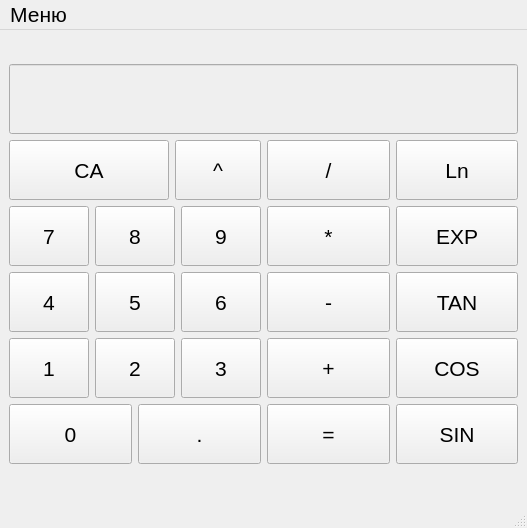
<?xml version="1.0" encoding="UTF-8"?>
<ui version="4.0">
 <class>MainWindow</class>
 <widget class="QMainWindow" name="MainWindow">
  <property name="geometry">
   <rect>
    <x>0</x>
    <y>0</y>
    <width>527</width>
    <height>528</height>
   </rect>
  </property>
  <property name="font">
   <font>
    <pointsize>16</pointsize>
   </font>
  </property>
  <property name="mouseTracking">
   <bool>false</bool>
  </property>
  <property name="focusPolicy">
   <enum>Qt::NoFocus</enum>
  </property>
  <property name="windowTitle">
   <string>Calculator</string>
  </property>
  <widget class="QWidget" name="centralwidget">
   <layout class="QGridLayout" name="gridLayout_2">
    <item row="0" column="0">
     <layout class="QGridLayout" name="gridLayout">
      <item row="0" column="0" colspan="3">
       <widget class="QLineEdit" name="Edit_screen">
        <property name="enabled">
         <bool>false</bool>
        </property>
        <property name="minimumSize">
         <size>
          <width>0</width>
          <height>70</height>
         </size>
        </property>
        <property name="font">
         <font>
          <pointsize>36</pointsize>
         </font>
        </property>
        <property name="text">
         <string/>
        </property>
       </widget>
      </item>
      <item row="1" column="0">
       <layout class="QHBoxLayout" name="horizontalLayout_5">
        <item>
         <widget class="QPushButton" name="Button_clean">
          <property name="minimumSize">
           <size>
            <width>160</width>
            <height>60</height>
           </size>
          </property>
          <property name="font">
           <font>
            <pointsize>16</pointsize>
           </font>
          </property>
          <property name="text">
           <string>CA</string>
          </property>
          <property name="shortcut">
           <string>Backspace</string>
          </property>
         </widget>
        </item>
        <item>
         <widget class="QPushButton" name="Button_power">
          <property name="minimumSize">
           <size>
            <width>0</width>
            <height>60</height>
           </size>
          </property>
          <property name="font">
           <font>
            <pointsize>16</pointsize>
           </font>
          </property>
          <property name="text">
           <string>^</string>
          </property>
          <property name="shortcut">
           <string>^</string>
          </property>
         </widget>
        </item>
       </layout>
      </item>
      <item row="1" column="1" rowspan="2">
       <layout class="QVBoxLayout" name="verticalLayout_4">
        <item>
         <widget class="QPushButton" name="Button_division">
          <property name="minimumSize">
           <size>
            <width>0</width>
            <height>60</height>
           </size>
          </property>
          <property name="font">
           <font>
            <pointsize>16</pointsize>
           </font>
          </property>
          <property name="text">
           <string>/</string>
          </property>
          <property name="shortcut">
           <string>/</string>
          </property>
         </widget>
        </item>
        <item>
         <widget class="QPushButton" name="Button_mult">
          <property name="minimumSize">
           <size>
            <width>0</width>
            <height>60</height>
           </size>
          </property>
          <property name="font">
           <font>
            <pointsize>16</pointsize>
           </font>
          </property>
          <property name="text">
           <string>*</string>
          </property>
          <property name="shortcut">
           <string>*</string>
          </property>
         </widget>
        </item>
        <item>
         <widget class="QPushButton" name="Button_minus">
          <property name="minimumSize">
           <size>
            <width>0</width>
            <height>60</height>
           </size>
          </property>
          <property name="font">
           <font>
            <pointsize>16</pointsize>
           </font>
          </property>
          <property name="text">
           <string>-</string>
          </property>
          <property name="shortcut">
           <string>-</string>
          </property>
         </widget>
        </item>
        <item>
         <widget class="QPushButton" name="Button_plus">
          <property name="minimumSize">
           <size>
            <width>0</width>
            <height>60</height>
           </size>
          </property>
          <property name="font">
           <font>
            <pointsize>16</pointsize>
           </font>
          </property>
          <property name="text">
           <string>+</string>
          </property>
          <property name="shortcut">
           <string>+</string>
          </property>
         </widget>
        </item>
        <item>
         <widget class="QPushButton" name="Button_equals">
          <property name="minimumSize">
           <size>
            <width>0</width>
            <height>60</height>
           </size>
          </property>
          <property name="font">
           <font>
            <pointsize>16</pointsize>
           </font>
          </property>
          <property name="text">
           <string>=</string>
          </property>
          <property name="shortcut">
           <string>Enter</string>
          </property>
         </widget>
        </item>
       </layout>
      </item>
      <item row="1" column="2" rowspan="2">
       <layout class="QVBoxLayout" name="verticalLayout_3">
        <item>
         <widget class="QPushButton" name="Button_ln">
          <property name="minimumSize">
           <size>
            <width>0</width>
            <height>60</height>
           </size>
          </property>
          <property name="font">
           <font>
            <pointsize>16</pointsize>
           </font>
          </property>
          <property name="text">
           <string>Ln</string>
          </property>
          <property name="shortcut">
           <string>L</string>
          </property>
         </widget>
        </item>
        <item>
         <widget class="QPushButton" name="Button_exp">
          <property name="minimumSize">
           <size>
            <width>0</width>
            <height>60</height>
           </size>
          </property>
          <property name="font">
           <font>
            <pointsize>16</pointsize>
           </font>
          </property>
          <property name="text">
           <string>EXP</string>
          </property>
          <property name="shortcut">
           <string>E</string>
          </property>
         </widget>
        </item>
        <item>
         <widget class="QPushButton" name="Button_tan">
          <property name="minimumSize">
           <size>
            <width>0</width>
            <height>60</height>
           </size>
          </property>
          <property name="font">
           <font>
            <pointsize>16</pointsize>
           </font>
          </property>
          <property name="text">
           <string>TAN</string>
          </property>
          <property name="shortcut">
           <string>T</string>
          </property>
         </widget>
        </item>
        <item>
         <widget class="QPushButton" name="Button_cos">
          <property name="minimumSize">
           <size>
            <width>0</width>
            <height>60</height>
           </size>
          </property>
          <property name="font">
           <font>
            <pointsize>16</pointsize>
           </font>
          </property>
          <property name="text">
           <string>COS</string>
          </property>
          <property name="shortcut">
           <string>C</string>
          </property>
         </widget>
        </item>
        <item>
         <widget class="QPushButton" name="Button_sin">
          <property name="minimumSize">
           <size>
            <width>0</width>
            <height>60</height>
           </size>
          </property>
          <property name="font">
           <font>
            <pointsize>16</pointsize>
           </font>
          </property>
          <property name="text">
           <string>SIN</string>
          </property>
          <property name="shortcut">
           <string>S</string>
          </property>
         </widget>
        </item>
       </layout>
      </item>
      <item row="2" column="0">
       <layout class="QVBoxLayout" name="verticalLayout_2">
        <item>
         <layout class="QVBoxLayout" name="verticalLayout">
          <item>
           <layout class="QHBoxLayout" name="horizontalLayout_3">
            <item>
             <widget class="QPushButton" name="Button_7">
              <property name="minimumSize">
               <size>
                <width>0</width>
                <height>60</height>
               </size>
              </property>
              <property name="font">
               <font>
                <pointsize>16</pointsize>
               </font>
              </property>
              <property name="text">
               <string>7</string>
              </property>
              <property name="shortcut">
               <string>7</string>
              </property>
             </widget>
            </item>
            <item>
             <widget class="QPushButton" name="Button_8">
              <property name="minimumSize">
               <size>
                <width>0</width>
                <height>60</height>
               </size>
              </property>
              <property name="font">
               <font>
                <pointsize>16</pointsize>
               </font>
              </property>
              <property name="text">
               <string>8</string>
              </property>
              <property name="shortcut">
               <string>8</string>
              </property>
             </widget>
            </item>
            <item>
             <widget class="QPushButton" name="Button_9">
              <property name="minimumSize">
               <size>
                <width>0</width>
                <height>60</height>
               </size>
              </property>
              <property name="font">
               <font>
                <pointsize>16</pointsize>
               </font>
              </property>
              <property name="text">
               <string>9</string>
              </property>
              <property name="shortcut">
               <string>9</string>
              </property>
             </widget>
            </item>
           </layout>
          </item>
          <item>
           <layout class="QHBoxLayout" name="horizontalLayout_2">
            <item>
             <widget class="QPushButton" name="Button_4">
              <property name="minimumSize">
               <size>
                <width>0</width>
                <height>60</height>
               </size>
              </property>
              <property name="font">
               <font>
                <pointsize>16</pointsize>
               </font>
              </property>
              <property name="text">
               <string>4</string>
              </property>
              <property name="shortcut">
               <string>4</string>
              </property>
             </widget>
            </item>
            <item>
             <widget class="QPushButton" name="Button_5">
              <property name="minimumSize">
               <size>
                <width>0</width>
                <height>60</height>
               </size>
              </property>
              <property name="font">
               <font>
                <pointsize>16</pointsize>
               </font>
              </property>
              <property name="text">
               <string>5</string>
              </property>
              <property name="shortcut">
               <string>5</string>
              </property>
             </widget>
            </item>
            <item>
             <widget class="QPushButton" name="Button_6">
              <property name="minimumSize">
               <size>
                <width>0</width>
                <height>60</height>
               </size>
              </property>
              <property name="font">
               <font>
                <pointsize>16</pointsize>
               </font>
              </property>
              <property name="text">
               <string>6</string>
              </property>
              <property name="shortcut">
               <string>6</string>
              </property>
             </widget>
            </item>
           </layout>
          </item>
          <item>
           <layout class="QHBoxLayout" name="horizontalLayout">
            <item>
             <widget class="QPushButton" name="Button_1">
              <property name="minimumSize">
               <size>
                <width>0</width>
                <height>60</height>
               </size>
              </property>
              <property name="font">
               <font>
                <pointsize>16</pointsize>
               </font>
              </property>
              <property name="text">
               <string>1</string>
              </property>
              <property name="shortcut">
               <string>1</string>
              </property>
             </widget>
            </item>
            <item>
             <widget class="QPushButton" name="Button_2">
              <property name="minimumSize">
               <size>
                <width>0</width>
                <height>60</height>
               </size>
              </property>
              <property name="font">
               <font>
                <pointsize>16</pointsize>
               </font>
              </property>
              <property name="text">
               <string>2</string>
              </property>
              <property name="shortcut">
               <string>2</string>
              </property>
             </widget>
            </item>
            <item>
             <widget class="QPushButton" name="Button_3">
              <property name="minimumSize">
               <size>
                <width>0</width>
                <height>60</height>
               </size>
              </property>
              <property name="font">
               <font>
                <pointsize>16</pointsize>
               </font>
              </property>
              <property name="text">
               <string>3</string>
              </property>
              <property name="shortcut">
               <string>3</string>
              </property>
             </widget>
            </item>
           </layout>
          </item>
         </layout>
        </item>
        <item>
         <layout class="QHBoxLayout" name="horizontalLayout_4">
          <item>
           <widget class="QPushButton" name="Button_0">
            <property name="minimumSize">
             <size>
              <width>0</width>
              <height>60</height>
             </size>
            </property>
            <property name="font">
             <font>
              <pointsize>16</pointsize>
             </font>
            </property>
            <property name="text">
             <string>0</string>
            </property>
            <property name="shortcut">
             <string>0</string>
            </property>
           </widget>
          </item>
          <item>
           <widget class="QPushButton" name="Button_dot">
            <property name="minimumSize">
             <size>
              <width>0</width>
              <height>60</height>
             </size>
            </property>
            <property name="font">
             <font>
              <pointsize>16</pointsize>
             </font>
            </property>
            <property name="text">
             <string>.</string>
            </property>
            <property name="shortcut">
             <string>,</string>
            </property>
           </widget>
          </item>
         </layout>
        </item>
       </layout>
      </item>
     </layout>
    </item>
   </layout>
  </widget>
  <widget class="QMenuBar" name="menubar">
   <property name="geometry">
    <rect>
     <x>0</x>
     <y>0</y>
     <width>527</width>
     <height>43</height>
    </rect>
   </property>
   <property name="font">
    <font>
     <pointsize>16</pointsize>
    </font>
   </property>
   <widget class="QMenu" name="menu">
    <property name="font">
     <font>
      <pointsize>10</pointsize>
     </font>
    </property>
    <property name="title">
     <string>Меню</string>
    </property>
    <addaction name="about_programm"/>
    <addaction name="about_developer"/>
   </widget>
   <addaction name="menu"/>
  </widget>
  <widget class="QStatusBar" name="statusbar"/>
  <action name="about_programm">
   <property name="text">
    <string>О программе</string>
   </property>
   <property name="font">
    <font>
     <pointsize>14</pointsize>
    </font>
   </property>
  </action>
  <action name="about_developer">
   <property name="text">
    <string>О разработчике</string>
   </property>
   <property name="font">
    <font>
     <pointsize>14</pointsize>
    </font>
   </property>
  </action>
 </widget>
 <resources/>
 <connections/>
</ui>
